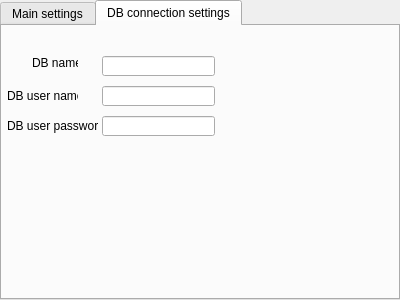
<?xml version="1.0" encoding="UTF-8"?>
<ui version="4.0">
 <class>configform</class>
 <widget class="QTabWidget" name="configform">
  <property name="geometry">
   <rect>
    <x>0</x>
    <y>0</y>
    <width>400</width>
    <height>300</height>
   </rect>
  </property>
  <property name="windowTitle">
   <string>TabWidget</string>
  </property>
  <property name="currentIndex">
   <number>1</number>
  </property>
  <widget class="QWidget" name="tab">
   <attribute name="title">
    <string>Main settings</string>
   </attribute>
   <widget class="QCheckBox" name="checkBox">
    <property name="geometry">
     <rect>
      <x>10</x>
      <y>10</y>
      <width>111</width>
      <height>17</height>
     </rect>
    </property>
    <property name="text">
     <string>Draw distribution</string>
    </property>
   </widget>
   <widget class="QCheckBox" name="checkBox_2">
    <property name="geometry">
     <rect>
      <x>10</x>
      <y>30</y>
      <width>111</width>
      <height>17</height>
     </rect>
    </property>
    <property name="text">
     <string>Draw Hamiltonian</string>
    </property>
   </widget>
   <widget class="QCheckBox" name="checkBox_3">
    <property name="geometry">
     <rect>
      <x>10</x>
      <y>50</y>
      <width>161</width>
      <height>17</height>
     </rect>
    </property>
    <property name="text">
     <string>Write working data to files</string>
    </property>
   </widget>
  </widget>
  <widget class="QWidget" name="tab">
   <attribute name="title">
    <string>DB connection settings</string>
   </attribute>
   <widget class="QLineEdit" name="lineEdit">
    <property name="geometry">
     <rect>
      <x>100</x>
      <y>30</y>
      <width>113</width>
      <height>20</height>
     </rect>
    </property>
   </widget>
   <widget class="QLabel" name="label">
    <property name="geometry">
     <rect>
      <x>30</x>
      <y>30</y>
      <width>46</width>
      <height>13</height>
     </rect>
    </property>
    <property name="text">
     <string>DB name</string>
    </property>
   </widget>
   <widget class="QLineEdit" name="lineEdit_2">
    <property name="geometry">
     <rect>
      <x>100</x>
      <y>60</y>
      <width>113</width>
      <height>20</height>
     </rect>
    </property>
   </widget>
   <widget class="QLabel" name="label_2">
    <property name="geometry">
     <rect>
      <x>5</x>
      <y>60</y>
      <width>71</width>
      <height>20</height>
     </rect>
    </property>
    <property name="text">
     <string>DB user name</string>
    </property>
   </widget>
   <widget class="QLineEdit" name="lineEdit_3">
    <property name="geometry">
     <rect>
      <x>100</x>
      <y>90</y>
      <width>113</width>
      <height>20</height>
     </rect>
    </property>
   </widget>
   <widget class="QLabel" name="label_3">
    <property name="geometry">
     <rect>
      <x>5</x>
      <y>90</y>
      <width>91</width>
      <height>20</height>
     </rect>
    </property>
    <property name="text">
     <string>DB user password</string>
    </property>
   </widget>
  </widget>
 </widget>
 <resources/>
 <connections/>
</ui>
